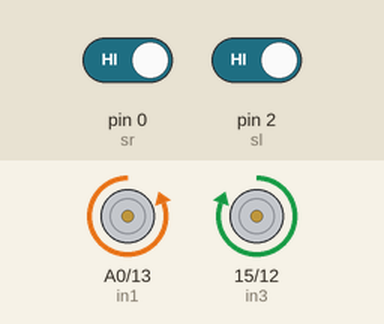
This sketch was run on a simulated Arduino Uno, built with avr-gcc and run on an emulated ATmega328P. Parts: motor-driver pin pairs drawn as motors (green arrow = first pin HIGH = forward, orange = second pin HIGH = backward, longer = more drive). Inputs (shaded band) come from the test bench; at power-on: pin 2 (sl) HIGH, pin 0 (sr) HIGH.

Above: at 4.2 s.
4.3 s: pin 2 (sl) driven LOW
At 5.6 s:
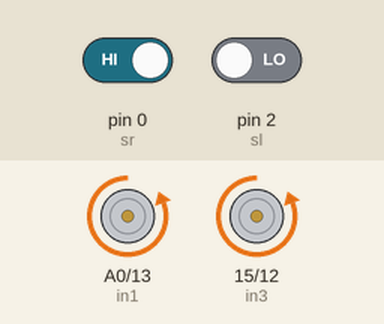
9.7 s: pin 0 (sr) driven LOW
At 11.4 s:
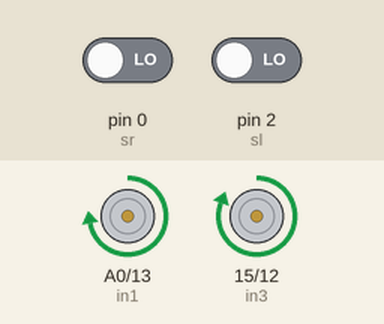
12.0 s: pin 0 (sr) driven HIGH
At 13.0 s:
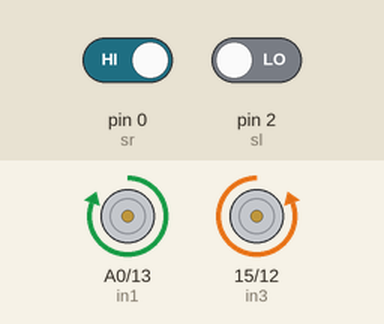
Timing chart, 0 to 23.4 s (numbered marks = the images above; inputs shaded):
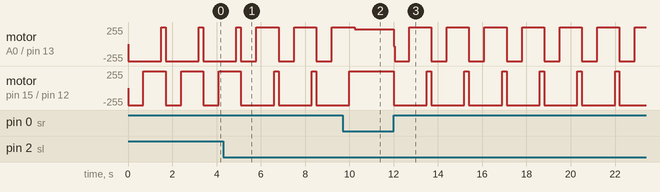

Measured:
- after the input at 9.7 s, motor on pin 15 (in3) / pin 12 (in4): goes on until 10.0 s, then stays forward 255/255
- after the input at 12.0 s, motor on A0 (in1) / pin 13 (in2): forward 223/255 → backward 32/255 at once, then repeats every 1.7 s: backward 255/255 0.66 s, forward 255/255 1.0 s; motor on pin 15 (in3) / pin 12 (in4): alternates forward 255/255 for 0.20 s and backward 255/255 for 1.5 s, starting at once
- by itself, motor on A0 (in1) / pin 13 (in2): repeats every 1.7 s: backward 255/255 0.70 s, forward 255/255 1.0 s
- by itself, motor on pin 15 (in3) / pin 12 (in4): alternates forward 255/255 for 0.20 s and backward 255/255 for 1.5 s

The sketch:

edge_detector_robo.ino
```cpp
//program by Shubham Shinganapure on 14-06-2019
//
//for Table Edge Avoiding Robot using IR sensors


int in1=14; //left motor output 1
int in2=13; //left motor output 2
int in3=15;  //right motor output 1
int in4=12;  //right motor output 2

int sl=2;    //sensor 1 input (left)
int sr=0;    //sensor 2 input (right)
int SlV=0;
int SrV=0;
int led=A0;
void setup()
{
 pinMode(in1,OUTPUT);
 pinMode(in2,OUTPUT);
 pinMode(in3,OUTPUT);
 pinMode(in4,OUTPUT);
 pinMode(led,OUTPUT);
 pinMode(sl,INPUT);
 pinMode(sr,INPUT);
sTOP();
}
void loop()
{
 SlV=digitalRead(sl);
 SrV=digitalRead(sr);

 if(SrV==LOW && SlV== LOW)
 {
   digitalWrite(led,LOW);
  ForWard();
   }
   if(SrV==HIGH && SlV== HIGH)
 {
   digitalWrite(led,HIGH);
  BackWard();
  delay(700);
  Right();
  delay(800);
  ForWard();
  delay(200);
   }
    if(SrV==LOW && SlV== HIGH)
 {
  digitalWrite(led,HIGH);
  BackWard();
  delay(700);
  Right();
  delay(800);
  ForWard();
  delay(200);
   }
    if(SrV==HIGH && SlV== LOW)
 {
  digitalWrite(led,HIGH);
  BackWard();
  delay(700);
  Left();
  delay(800);
  ForWard();
  delay(200);
   }
}
void ForWard()
 {
  digitalWrite(in1,HIGH);
  digitalWrite(in2,LOW);
  digitalWrite(in3,HIGH);
  digitalWrite(in4,LOW);
 }
 void BackWard()
 {
  digitalWrite(in1,LOW);
  digitalWrite(in2,HIGH);
  digitalWrite(in3,LOW);
  digitalWrite(in4,HIGH);
 }
 void Left()
 {
  digitalWrite(in1,HIGH);
  digitalWrite(in2,LOW);
  digitalWrite(in3,LOW);
  digitalWrite(in4,HIGH);
 }
 void Right()
 {
  digitalWrite(in1,LOW);
  digitalWrite(in2,HIGH);
  digitalWrite(in3,HIGH);
  digitalWrite(in4,LOW );
 }
   void sTOP()
 {
  digitalWrite(in1,LOW);
  digitalWrite(in2,LOW);
  digitalWrite(in3,LOW);
  digitalWrite(in4,LOW);
 }
```
